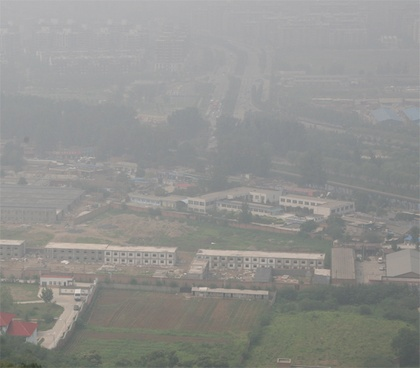
%> input picture project3-1/code/fog1.jpg, 420 x 368 px, shrunk from 600 x 525 before the run; the run also reads 1 picture not shown here
$ octave main.m   (GNU Octave 9; MATLAB toolbox functions it lacks are replaced by stand-ins)
%> lines starting %> are read from the running program, lines starting %| are printed output that depends on the picture; in (x1, y1, x2, y2) boxes, pixels count from 0 and x2, y2 are one past the last pixel; in counts of white or black regions, pixels touching at a corner belong together; the program's own positions count from 1
### project3-1/code/getDarkChannel.m
function [min_img,dark_img] = getDarkChannel(img,r)
%getDarkChannel 获取图像暗通道
%   img：原始图像
%   r：窗口半径
[h,w,c] = size(img);
min_img = zeros(h,w);
dark_img = zeros(h,w);
if c==3
    for i = 1:h
        for j = 1:w
           min_img(i,j) = min(img(i,j,:));%r、g、b三通道选择最小值
        end
    end
else
    warning = warndlg('选择rgb图像','image style error');
end
newimg = ones(h+2*r,w+2*r)*255; %扩充方便处理
newimg(r+1:h+r,r+1:w+r) = min_img(:,:);
win = 2*r+1;
for i = 1:h
    for j = 1:w
        list = reshape(newimg(i:i+win-1,j:j+win-1),1,win*win);
        temp = min(list(:));
        dark_img(i,j) = temp;   %找窗口中最小值
    end
end
% kernel = ones(r*2+1);
% dark_img = imerode(dark_img, kernel);%最小值滤波，得到当前窗口中的最小值，得到暗通道图像
min_img = uint8(min_img);
dark_img = uint8(dark_img);
end

### project3-1/code/getParameters.m
function [AtmosLight,transmittance]= getParameters(img,dark_img,percent,omega,transmittance_min)
%getAtmosLight：获取当前图片的大气光值和透射率
%   img：原始图片
%   dark_img：暗通道图片
%   percent：取前百分之几做均值
%   omega：去除的雾化程度
%   transmittance_min：透射率最小值
[h,w,c] = size(img);
imglist = reshape(dark_img,1,h*w);%将暗通道重新结构成1*（h*w)数组，方便排序
[imglist,index] = sort(imglist,'descend');%排序并记录位置
%AtmosLight = mean(imglist(1:ceil(percent*h*w)));%选出前percent数据求平均值作为大气光值
sumall = 0;
for i = 1:ceil(percent*h*w)
    sumall = sumall + sum(double(img(floor(index(i)/w)+1,mod(index(i),w),:)));%计算三通道的所有最亮点
end
AtmosLight  = sumall/(ceil(percent*h*w)*3);%计算各通道大气光值
transmittance = 1-omega*double(dark_img)/AtmosLight;%算出透射率
for i = 1:h
    for j = 1:w
        transmittance(i,j) = max(transmittance_min ,transmittance(i,j));%确保折射率不要太小
    end
end
end

### project3-1/code/boxfilter.m
function imDst = boxfilter(imSrc, r)
%   计算窗口内数据之和
%   imSrc：待求积分数据
%   r：窗口半径

[h, w] = size(imSrc);
imDst = zeros(size(imSrc));

%y轴上的累计百分比
imCum = cumsum(imSrc, 1);
%x轴上的差异
imDst(1:r+1, :) = imCum(1+r:2*r+1, :);
imDst(r+2:h-r, :) = imCum(2*r+2:h, :) - imCum(1:h-2*r-1, :);
imDst(h-r+1:h, :) = repmat(imCum(h, :), [r, 1]) - imCum(h-2*r:h-r-1, :);%重复数组
%x轴上的累计百分比
imCum = cumsum(imDst, 2);
%x轴上的差异
imDst(:, 1:r+1) = imCum(:, 1+r:2*r+1);
imDst(:, r+2:w-r) = imCum(:, 2*r+2:w) - imCum(:, 1:w-2*r-1);
imDst(:, w-r+1:w) = repmat(imCum(:, w), [1, r]) - imCum(:, w-2*r:w-r-1);

end

### project3-1/code/guidedfilter.m
function transmittance_guide = guidedfilter(img, transmittance, r, eps)
%   引导滤波，将透射率平滑，用最小二乘法解决参数
%    img ：guilder 图，选min_img
%    transmittance ：待filter的透射率
%    r：窗口半径
%    eps：正则化参数

[h, w] = size(img);
N = boxfilter(ones(h, w), r); % 计算每个窗口中数据的个数，用全是1的数组代替，边缘窗口数据会少

mean_img = boxfilter(img, r) ./ N;%计算图像每个窗口均值
mean_transmittance = boxfilter(transmittance, r) ./ N;%计算透射率每个窗口均值
mean_it = boxfilter(img.*transmittance, r) ./ N;%计算直接衰减值的每个窗口均值，直接衰减值=I*t
cov_it = mean_it - mean_img .* mean_transmittance; % 每个窗口的直接衰减值的协方差

mean_img_b = boxfilter(img.*img, r) ./ N;%计算图像数据平方每个窗口均值
var_img = mean_img_b - mean_img .* mean_img;%计算每个窗口方差
%线性模拟参数估计
a = cov_it ./ (var_img + eps); % 估算a值
b = mean_transmittance - a .* mean_img; % 估计b值
mean_a = boxfilter(a, r) ./ N;
mean_b = boxfilter(b, r) ./ N;

transmittance_guide = mean_a .* img + mean_b; % Eqn. (8) in the paper;
end

### project3-1/code/avoidSky.m
function  transmittance  = avoidSky( img , Atmos, transmittance)
%避免天空过曝的尝试
[h,w] = size(img);
k=35;
N = boxfilter(ones(h, w), 5); % 计算每个窗口中数据的个数，用全是1的数组代替，边缘窗口数据会少
mean_img = boxfilter(transmittance, 5) ./ N;%计算图像每个窗口均值
for i=1:h
    for j=1:w
        if mean_img(i,j)<0.2
        transmittance(i,j)=transmittance(i,j)+0.25;
        end
    end
end
% [5 lines of commented-out code are left out]

end

### project3-1/code/main.m
close all;clc;clear;
%% picture 1
origin = imread('fog1.jpg');
%> origin is the input picture: size 368x420x3 uint8; mean R, G, B 145.4, 145.7, 143
subplot(231);imshow(origin);title('fog1');
[h,w,c] = size(origin);
%> h = 368; w = 420; c = 3
[min_img,dark_img] = getDarkChannel(origin,7);%得到三通道最小值图和暗通道图，
%> after the loop in getDarkChannel, `for i = 1:h`:
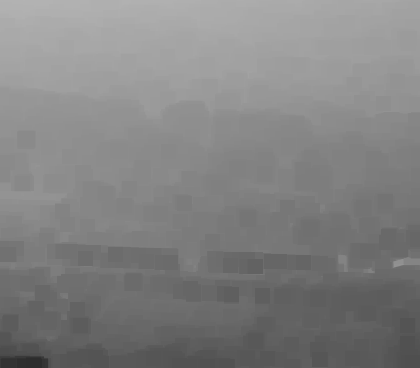
%> dark_img: size 368x420 double; min 45, max 179, mean 130.2
% imshow(dark_img);

subplot(232);imshow(dark_img);title('darkFog1');
[AtmosLight,transmittance] = getParameters(origin,dark_img,0.001,0.95,0.1);%得到大气光值和透射率
%> the loop in getParameters, `for i = 1:ceil(percent*h*w)` made 155 passes
%> sumall on passes 1 to 3: 528, 1067, 1630
%> after the loop in getParameters, `for i = 1:ceil(percent*h*w)`: sumall = 80678
%> in getParameters, `AtmosLight  = sumall/(ceil(percent*h*w)*3);`: AtmosLight = 173.5
%> in getParameters, `transmittance = 1-omega*double(dark_img)/AtmosLight;`:
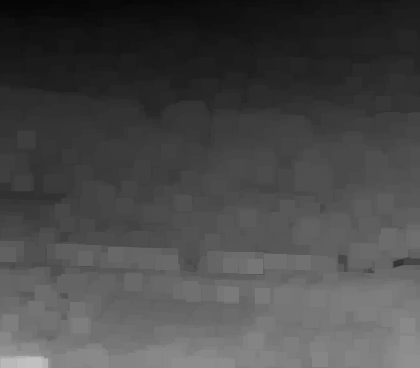
%> transmittance: size 368x420 double; min 0.0199, max 0.754, mean 0.287
%> after the loop in getParameters, `for i = 1:h`: transmittance: size 368x420 double; 10.21% of pixels changed, all inside (x1, y1, x2, y2) = (0, 0, 400, 67)
%> AtmosLight = 173.5
subplot(233);imshow(transmittance);title('tranFog1');
for i = 1:c
 origin(:,:,i) = uint8((double(origin(:,:,i))-AtmosLight)./transmittance(:,:)+AtmosLight);%原图像根据公式推导
end
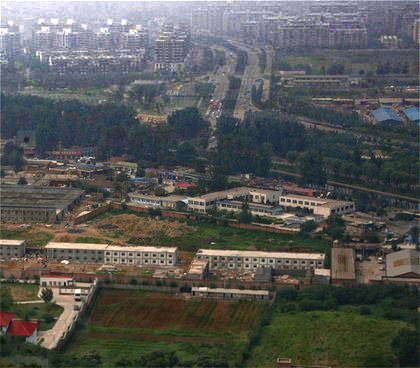
%> origin: size 368x420x3 uint8; mean R, G, B 87.2, 88.6, 85.5
subplot(234);imshow(origin);title('moveFog1');
%% picture 1 guild filt
origin = imread('fog1.jpg');
r = 8; % 窗口大小
eps = 0.2^2; % 正则化参数
transmittance = guidedfilter(double(min_img)/255,transmittance,r,eps);%三通道最小值图片作为guided图，透射率图作为filter图
%> in boxfilter, `imDst(:, w-r+1:w) = repmat(imCum(:, w), [1, r]) - imCum(:, w-2*r:w-r-1);`: imDst: size 368x420 double; min 81, max 289, mean 282.8
%> in boxfilter (call 2), `imDst(h-r+1:h, :) = repmat(imCum(h, :), [r, 1]) - imCum(h-2*r:h-r-1, :);`: imDst: size 368x420 double; min 2.3, max 12.22, mean 9.32
%> in boxfilter (call 2), `imDst(:, 1:r+1) = imCum(:, 1+r:2*r+1);`: imDst: size 368x420 double; min 2.3, max 203.6, mean 11.8
%> in boxfilter (call 2), `imDst(:, w-r+1:w) = repmat(imCum(:, w), [1, r]) - imCum(:, w-2*r:w-r-1);`: imDst: size 368x420 double; min 23.71, max 203.6, mean 156.9
%> in boxfilter (call 3), `imDst(h-r+1:h, :) = repmat(imCum(h, :), [r, 1]) - imCum(h-2*r:h-r-1, :);`: imDst: size 368x420 double; min 0.9, max 11.8, mean 4.87
%> in boxfilter (call 3), `imDst(:, 1:r+1) = imCum(:, 1+r:2*r+1);`: imDst: size 368x420 double; min 0.9, max 194.2, mean 6.1
%> in boxfilter (call 3), `imDst(:, w-r+1:w) = repmat(imCum(:, w), [1, r]) - imCum(:, w-2*r:w-r-1);`: imDst: size 368x420 double; min 8.1, max 199.5, mean 81.9
%> call 4 of boxfilter, with r = 8
%> in boxfilter (call 4), `imDst(h-r+1:h, :) = repmat(imCum(h, :), [r, 1]) - imCum(h-2*r:h-r-1, :);`: imDst: size 368x420 double; min 0.596, max 5, mean 2.52
%> in boxfilter (call 4), `imDst(:, 1:r+1) = imCum(:, 1+r:2*r+1);`:
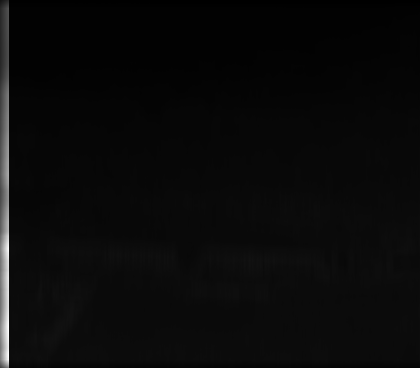
%> imDst: size 368x420 double; min 0.596, max 62.65, mean 3.1; drawn with min black and max white
%> in boxfilter (call 4), `imDst(:, w-r+1:w) = repmat(imCum(:, w), [1, r]) - imCum(:, w-2*r:w-r-1);`:
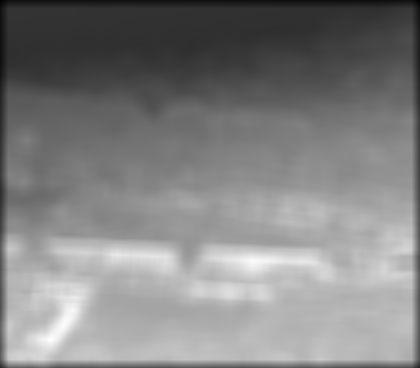
%> imDst: size 368x420 double; min 5.75, max 77.7, mean 42.3; drawn with min black and max white
%> call 5 of boxfilter, with r = 8
%> in boxfilter (call 5), `imDst(h-r+1:h, :) = repmat(imCum(h, :), [r, 1]) - imCum(h-2*r:h-r-1, :);`:
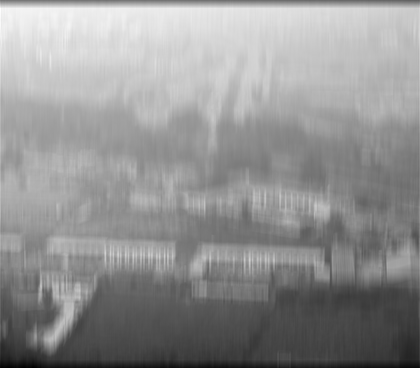
%> imDst: size 368x420 double; min 0.628, max 8.78, mean 5.31; drawn with min black and max white
%> in boxfilter (call 5), `imCum = cumsum(imDst, 2);`:
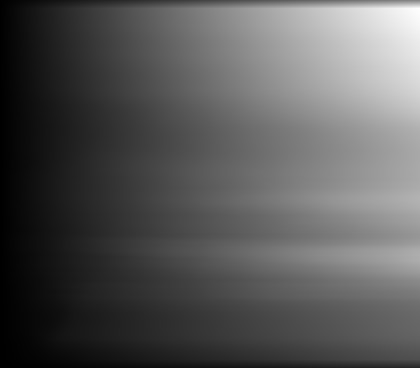
%> imCum: size 368x420 double; min 0.84, max 3343.5, mean 1155.8; drawn with min black and max white
subplot(236);imshow(transmittance);title('tranGuideFog1');
for i = 1:c
 origin(:,:,i) = uint8((double(origin(:,:,i))-AtmosLight)./transmittance(:,:)+AtmosLight);
end
subplot(235);imshow(origin);title('moveGuideFog1');
%saveas(gcf,'result1','jpg');

%% picture 2
origin = imread('fog2.jpg');
figure;
subplot(241);imshow(origin);title('fog2');
[h,w,c] = size(origin);
%> h = 237; w = 332
[min_img,dark_img] = getDarkChannel(origin,7);
subplot(242);imshow(dark_img);title('darkFog2');
[AtmosLight,transmittance] = getParameters(origin,dark_img,0.001,0.95,0.1);
%> the loop in getParameters (call 2), `for i = 1:ceil(percent*h*w)` made 79 passes
%> sumall on passes 1 to 12: 430, 867, 1278, 1665, 2044, 2438, 2806, 3173, 3531, 3892, 4262, 4635
%> AtmosLight = 124.8
subplot(243);imshow(transmittance);title('tranFog2');
for i = 1:c
 origin(:,:,i) = uint8((double(origin(:,:,i))-AtmosLight)./transmittance(:,:)+AtmosLight);
end
subplot(245);imshow(origin);title('moveFog2');
%% picture 2 guild filt
origin = imread('fog2.jpg');
r = 8;
eps = 0.2^2;
transmittance_sky = transmittance;
transmittance = guidedfilter(double(min_img)/255,transmittance,r,eps);
transmittance_sky = avoidSky(dark_img,AtmosLight,transmittance_sky);
transmittance_sky = guidedfilter(double(min_img)/255,transmittance_sky,r,eps);
subplot(244);imshow(transmittance);title('tranGuideFog2');
%transmittance = imguidedfilter(transmittance,origin);%test
%guidedfilter_color(double(origin(:,:,:))/255.0,transmittance,r,eps);%test

subplot(248);imshow(transmittance_sky);title('tranGuideSkyFog2');
%subplot(236);imshow(transmittance);title('tranGuideFog2');
for i = 1:c
    origin1(:,:,i) = uint8((double(origin(:,:,i))-AtmosLight)./transmittance(:,:)+AtmosLight);
    origin2(:,:,i) = uint8((double(origin(:,:,i))-AtmosLight)./transmittance_sky(:,:)+AtmosLight);
end
%origin = imfilter(origin,fspecial('gaussian'));
subplot(246);imshow(origin1);title('moveGuideFog2');
subplot(247);imshow(origin2);title('moveGuideSkyFog2');
%saveas(gcf,'result2','jpg');
